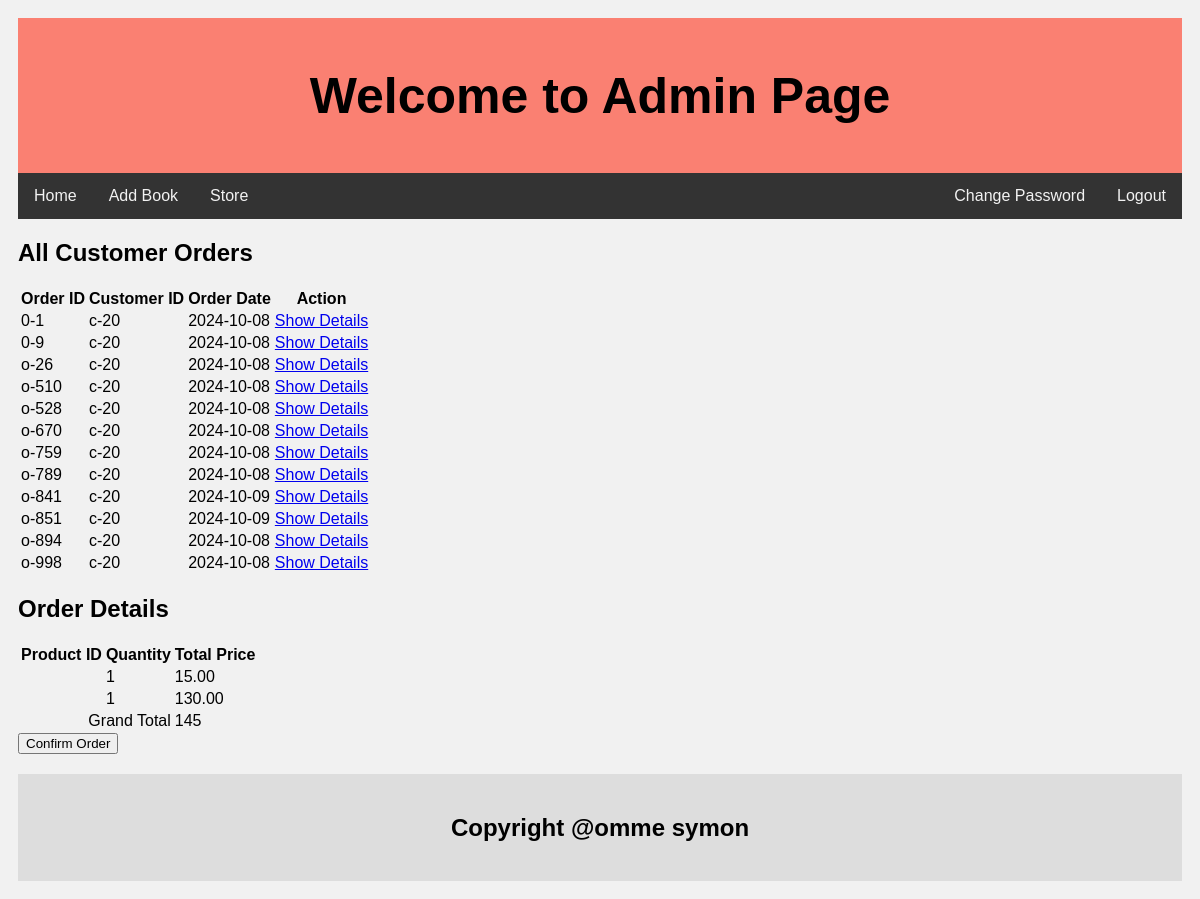
Page /admin/corder.php?action=show&id=o-759 (signed in) on the committed database.
### tables this page shows
CREATE TABLE `customer_order` (
  `order_id` varchar(20) NOT NULL,
  `customer_id` varchar(10) DEFAULT NULL,
  `order_date` date DEFAULT NULL,
  `status` int(11) DEFAULT NULL
);

CREATE TABLE `orderline` (
  `order_id` varchar(20) DEFAULT NULL,
  `p_id` int(11) DEFAULT NULL,
  `quantity` int(11) DEFAULT NULL,
  `total` decimal(10,2) DEFAULT NULL,
  `product_id` int(11) DEFAULT NULL
);

### admin/corder.php (the view, shortened to what this page needs)
<!DOCTYPE html>
<html>
<head>
</head>
<body>
<div class="header">
    <h1>Welcome to Admin Page</h1>
</div>
<div class="topnav">
    <a href="home.php">Home</a>
    <a href="addbook.php">Add Book</a>
    <a href="store.php">Store</a>
    <a href="?sign=out" style="float:right">Logout</a>
    <a href="#" style="float:right">Change Password</a>
</div>
<div class="container">
    <h2>All Customer Orders</h2>
    <?php
    include("../connection.php");
    $sql = "SELECT * FROM customer_order WHERE status = 0";
    $r = mysqli_query($con, $sql);
    echo "<table id='customers'>";
    echo "<tr>
        <th>Order ID</th>
        <th>Customer ID</th>
        <th>Order Date</th>
        <th>Action</th>
    </tr>";
    while ($row = mysqli_fetch_array($r)) {
        $oid = $row['order_id'];
        $cid = $row['customer_id'];
        $odate = $row['order_date'];
        echo "<tr>
            <td>$oid</td>
            <td>$cid</td>
            <td>$odate</td>
            <td><a href='corder.php?action=show&id=$oid'>Show Details</a></td>
        </tr>";
    }
    echo "</table>";
    ?>
    <?php
    if (isset($_GET['action']) && $_GET['action'] == 'show') {
        $oid = $_GET['id'];
        $sql = "SELECT * FROM orderline WHERE order_id='$oid'";
        $r = mysqli_query($con, $sql);
        echo "<h2>Order Details</h2>";
        echo "<table id='customers'>
        <tr>
            <th>Product ID</th>
            <th>Quantity</th>
            <th>Total Price</th>
        </tr>";
        $gtotal = 0;
        while ($row = mysqli_fetch_array($r)) {
            $pid = $row['p_id'];
            $q = $row['quantity'];
            $total = $row['total'];
            echo "<tr>
                <td>$pid</td>
                <td>$q</td>
                <td>$total</td>
            </tr>";
            $gtotal += $total;
        }
        echo "<tr><td colspan='2' align='right'>Grand Total</td><td>$gtotal</td></tr>";
        echo "</table>";
    }
    ?>
</div>
<form action='corder.php' method='post'>
    <div class="row">
        <input type="submit" value="Confirm Order" name="corder">
    </div>
</form>
<div class="footer">
    <h2>Copyright @omme symon</h2>
</div>
</body>
</html>

### admin/corder.php (style rules this page uses)
* { box-sizing: border-box; }
body { font-family: Arial; padding: 10px; background: #f1f1f1; }
.header { padding: 15px; text-align: center; background: salmon; }
.header h1 { font-size: 50px; }
.topnav { overflow: hidden; background-color: #333; }
.topnav a { float: left; display: block; color: #f2f2f2; text-align: center; padding: 14px 16px; text-decoration: none; }
.footer { padding: 20px; text-align: center; background: #ddd; margin-top: 20px; }

### rows in the picture
customer_order: order_id "0-1", customer "c-20", order_date "2024-10-08"
customer_order: order_id "0-9", customer "c-20", order_date "2024-10-08"
customer_order: order_id "o-26", customer "c-20", order_date "2024-10-08"
customer_order: order_id "o-510", customer "c-20", order_date "2024-10-08"
customer_order: order_id "o-528", customer "c-20", order_date "2024-10-08"
customer_order: order_id "o-670", customer "c-20", order_date "2024-10-08"
customer_order: order_id "o-759", customer "c-20", order_date "2024-10-08"
customer_order: order_id "o-789", customer "c-20", order_date "2024-10-08"
customer_order: order_id "o-841", customer "c-20", order_date "2024-10-09"
customer_order: order_id "o-851", customer "c-20", order_date "2024-10-09"
customer_order: order_id "o-894", customer "c-20", order_date "2024-10-08"
customer_order: order_id "o-998", customer "c-20", order_date "2024-10-08"
orderline: quantity "1", total "15.00"
orderline: quantity "1", total "130.00"

### other values in the picture
$gtotal "145"
